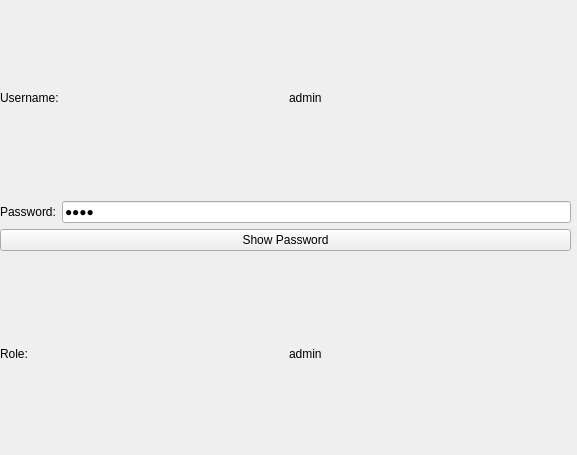
<?xml version="1.0" encoding="UTF-8"?>
<ui version="4.0">
 <class>ShowInfoForm</class>
 <widget class="QWidget" name="ShowInfoForm">
  <property name="geometry">
   <rect>
    <x>0</x>
    <y>0</y>
    <width>577</width>
    <height>455</height>
   </rect>
  </property>
  <property name="windowTitle">
   <string>Show Information</string>
  </property>
  <widget class="QWidget" name="centralwidget">
   <property name="geometry">
    <rect>
     <x>0</x>
     <y>0</y>
     <width>571</width>
     <height>451</height>
    </rect>
   </property>
   <layout class="QVBoxLayout" name="verticalLayout">
    <item>
     <layout class="QHBoxLayout" name="usernameLayout">
      <item>
       <widget class="QLabel" name="usernameLabel">
        <property name="text">
         <string>Username:</string>
        </property>
       </widget>
      </item>
      <item>
       <widget class="QLabel" name="usernameValue">
        <property name="text">
         <string>admin</string>
        </property>
       </widget>
      </item>
     </layout>
    </item>
    <item>
     <layout class="QHBoxLayout" name="passwordLayout">
      <item>
       <widget class="QLabel" name="passwordLabel">
        <property name="text">
         <string>Password:</string>
        </property>
       </widget>
      </item>
      <item>
       <widget class="QLineEdit" name="passwordLineEdit">
        <property name="text">
         <string>1234</string>
        </property>
        <property name="echoMode">
         <enum>QLineEdit::EchoMode::Password</enum>
        </property>
       </widget>
      </item>
     </layout>
    </item>
    <item>
     <widget class="QPushButton" name="togglePasswordButton">
      <property name="text">
       <string>Show Password</string>
      </property>
     </widget>
    </item>
    <item>
     <layout class="QHBoxLayout" name="roleLayout">
      <item>
       <widget class="QLabel" name="roleLabel">
        <property name="text">
         <string>Role:</string>
        </property>
       </widget>
      </item>
      <item>
       <widget class="QLabel" name="roleValue">
        <property name="text">
         <string>admin</string>
        </property>
       </widget>
      </item>
     </layout>
    </item>
   </layout>
  </widget>
 </widget>
 <resources/>
 <connections/>
</ui>
